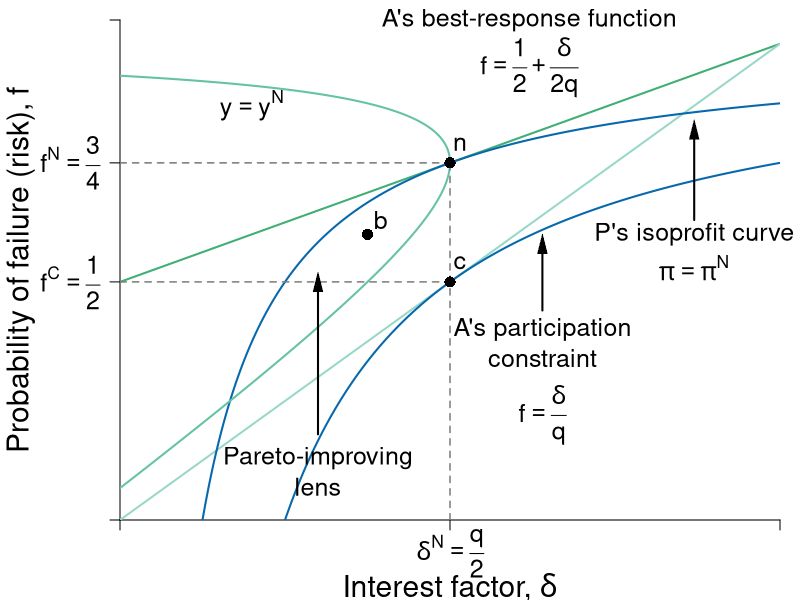

This figure's R source:
#Graph Designer: Simon Halliday, Scott Cohn, Harriet Brookes-Gray
#Authors: Bowles and Halliday
#Title: Coordination, Conflict and Competition: A Text in Microeconomics

library(shape)
pdf(file = "credit/credit_comparison.pdf", width = 8, height = 6)

#Set parameters for graphics
pointsize <- 1.8
axislabelsize <- 1.8
labelsize <- 1.5
namesize <- 1.8
annotatesize <- 1.5
graphlinewidth <- 2
segmentlinewidth <- 1.5

COL <- c("#7fc97f", "#beaed4", "#fdc086", "#ffff99", "#386cb0", "#f0027f", "#bf5b17", "#666666")
COLA <- c("#e0f3db", "#99d8c9","#66c2a4","#41ae76", "#238b45", "#005824")
COLB <- c("#c6dbef", "#4eb3d3", "#2b8cbe", "#0868ac","#084081")
COLC <- c("#fcfbfd", "#efedf5", "#dadaeb", "#bcbddc", "#9e9ac8", "#807dba", "#6a51a3", "#54278f", "#3f007d")
grays <- gray.colors(25, start = 1, end = 0)

#Edited the margins to cater for the larger LHS labels
par(mar =  c(4, 6, 1, 1))

brfFn <- function(delta, q = 1) {
  .5 + (delta / (2 * q)) 
}

PCFn <- function(delta, q = 1) {
  delta/q
}

isoreturnFn <- function(delta, pi=0.125) {
  1 - (pi)/delta
}


yFn <- function(d1, f1, q = 1){
  q*f1*(1 - f1) - d1*(1 - f1)
}

profitFn <- function(d1, q = 1){
  d1/2 - (1/(2*q))*(d1)^2
}

ylow <- function(delta, q = 1, ybar = 0.0625){
  (-sqrt(delta^2 - 2*delta*q + q^2 - 4*q*ybar) + delta + q)/(2*q)
}

yhigh <- function(delta, q = 1, ybar = 0.0625){
  (sqrt(delta^2 - 2*delta*q + q^2 - 4*q*ybar) + delta + q)/(2*q)
}

xlims <- c(0, 1)
ylims <- c(0, 1.05)

npts <- 501 
d1 <- seq(xlims[1], xlims[2], length.out = npts)
f1 <- seq(ylims[1], ylims[2], length.out = npts) 
a <- c(0.0625)

plot(0, 0, xlim = xlims, ylim = ylims, type = "n",
     xlab = expression(paste("")),
     ylab = expression(paste("")), 
     xaxt = "n", 
     yaxt = "n", 
     cex.lab = axislabelsize, 
     bty = "n", 
     xaxs = "i", 
     yaxs = "i"
)


ticksy <- c(ylims[1], 0.5, brfFn(delta = 0.5), ylims[2])
ylabels <- c(NA, expression(paste(f^{C} == frac(1,2))),expression(paste(f^{N} == frac(3,4))), NA)
ticksx <- c(xlims[1], 0.5, xlims[2])
xlabels <- c(NA, NA, NA)

axis(1, at = ticksx, pos = 0, labels = xlabels, cex.axis = labelsize)
axis(2, at = ticksy, pos = 0, labels = ylabels, las = 1, cex.axis = labelsize)

text(0.5, -0.07, expression(paste(delta^{N} == frac(q,2))), xpd = TRUE, cex = labelsize) 

npts <- 503 
xx1 <- seq(xlims[1], xlims[2], length.out = npts)
xx2 <- seq(0, 1, length.out = npts)
xx3 <- seq(0.01, xlims[2], length.out = npts)

#xpoly1 <- seq(from = 0.168, to = 0.5, length.out = 500)
#ypoly1 <- ylow(xpoly1)
#ypoly2 <- isoreturnFn(xpoly1)
#polygon(x = c(xpoly1, rev(xpoly1)), y = c(ypoly1, rev(ypoly2)), col = COL[4], density = NULL, border = NA)


#Draw the graphs
lines(xx1, brfFn(xx1), col = COLA[4], lwd = graphlinewidth)
lines(xx1, PCFn(xx1), col = COLA[2], lwd = graphlinewidth)
lines(xx1, isoreturnFn(xx1), col = COLB[4], lwd = graphlinewidth)
lines(xx1, isoreturnFn(xx1, pi = 0.25), col = COLB[4], lwd = graphlinewidth)



#Axis labels
mtext(expression(paste("Interest factor, ", delta)), side = 1, line = 3.3, cex = axislabelsize)
text(-0.15, 0.5*(ylims[2]), expression(paste("Probability of failure (risk), ", f)), xpd = TRUE, cex = axislabelsize, srt = 90) 


contour(d1, f1,
        outer(d1, f1, yFn),
        drawlabels = FALSE,
        col = COLA[3],
        lwd = graphlinewidth,
        levels = a,
        xaxs = "i",
        yaxs = "i",
        add = TRUE)


segments(0.5, 0, 0.5, brfFn(delta = 0.5), lty = 2, col = grays[20] , lwd = segmentlinewidth)
segments(0, brfFn(delta = 0.5), 0.5, brfFn(delta = 0.5), lty = 2, col = grays[20] , lwd = segmentlinewidth)
segments(0, 0.5, 0.5, 0.5, lty = 2, col = grays[20] , lwd = segmentlinewidth)

#Annotate points (4,4),(2,8),(8,2) on feasibility frontier
text(0.5 + 0.015, isoreturnFn(0.5) + 0.04, expression(paste(n)), cex = labelsize)
points(0.5, isoreturnFn(0.5), pch = 16, col = "black", cex = 1.5)
points(0.5, 0.5, pch = 16, col = "black", cex = 1.5)
text(0.5 + 0.015, 0.5 + 0.04, expression(paste(c)), cex = labelsize)


text(0.375 + 0.02, 0.6 + 0.03, expression(paste(b)), cex = labelsize)
points(0.375, 0.6, pch = 16, col = "black", cex = 1.5)

text(0.2, 0.87, expression(paste(y == y^{N})), cex = labelsize)

text(0.62, 1.05, expression(paste("A's best-response function")), cex = labelsize, xpd = TRUE)
text(0.62, 0.95, expression(paste(f == frac(1,2) + frac(delta, 2*q))), cex = labelsize)

text(0.64, 0.4, expression(paste("A's participation")), cex = labelsize)
text(0.64, 0.34, expression(paste("constraint")), cex = labelsize)
text(0.64, 0.22, expression(paste(f == frac(delta, q))), cex = labelsize)
Arrows(0.64, 0.44, 0.64, 0.58, col = "black", lty = 1, lwd = 2, arr.type = "triangle", arr.lwd = 0.5)


text(0.87, 0.6, expression(paste("P's isoprofit curve")), cex = labelsize, xpd = TRUE)
text(0.87, 0.53, expression(paste(pi == pi^{N})), cex = labelsize, xpd = TRUE)
Arrows(0.87, 0.63, 0.87, 0.82, col = "black", lty = 1, lwd = 2, arr.type = "triangle", arr.lwd = 0.5)

text(0.3, 0.13, expression(paste("Pareto-improving")), cex = labelsize)
text(0.3, 0.07, expression(paste("lens")), cex = labelsize)
Arrows(0.3, 0.18, 0.3, 0.5, col = "black", lty = 1, lwd = 2, arr.type = "triangle", arr.lwd = 0.5)


dev.off()
